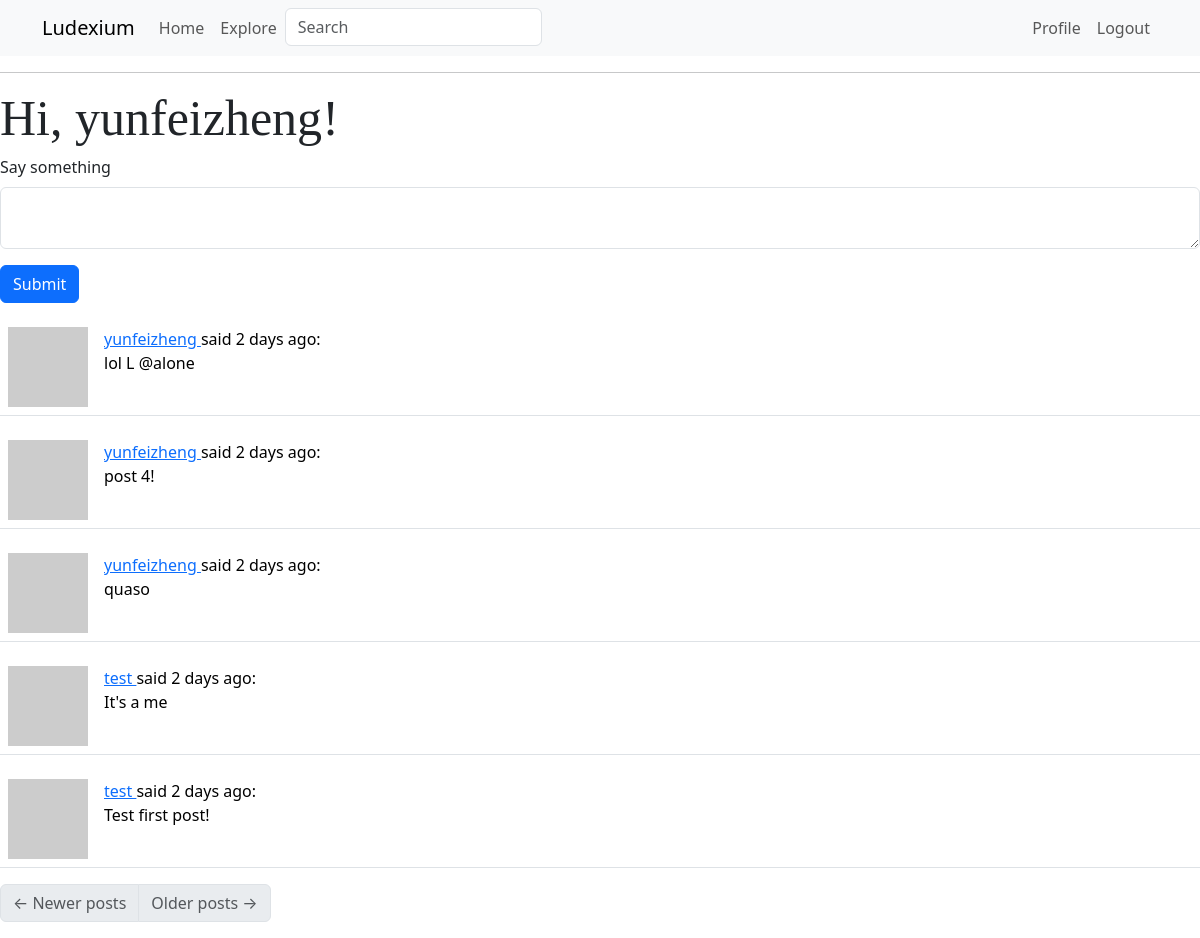
The app's page /index (signed in) with its own data.
### app/models.py (models this page shows, shortened)
class User(UserMixin, db.Model):
    id: so.Mapped[int] = so.mapped_column(primary_key=True)
    username: so.Mapped[str] = so.mapped_column(sa.String(64), index=True, unique=True)
    email: so.Mapped[str] = so.mapped_column(sa.String(120), index=True, unique=True)
    password_hash: so.Mapped[Optional[str]] = so.mapped_column(sa.String(256))
    about_me: so.Mapped[Optional[str]] = so.mapped_column(sa.String(140))
    last_seen: so.Mapped[Optional[datetime]] = so.mapped_column(default=lambda: datetime.now(timezone.utc))
    played_games: so.WriteOnlyMapped['Game'] = so.relationship(
        secondary=played_games, primaryjoin=(played_games.c.player_id == id),
        back_populates='players')
    posts: so.WriteOnlyMapped['Post'] = so.relationship(back_populates='author')
    following: so.WriteOnlyMapped['User'] = so.relationship(
        secondary=followers, primaryjoin=(followers.c.follower_id == id),
        secondaryjoin=(followers.c.followed_id == id),
        back_populates='followers')
    followers: so.WriteOnlyMapped['User'] = so.relationship(
        secondary=followers, primaryjoin=(followers.c.followed_id == id),
        secondaryjoin=(followers.c.follower_id == id),
        back_populates='following')
    def avatar(self, size):
        digest = md5(self.email.lower().encode('utf-8')).hexdigest()
        return f'https://www.gravatar.com/avatar/{digest}?d=identicon&s={size}'
    def following_posts(self):
        Author = so.aliased(User)
        Follower = so.aliased(User)
        return (
            sa.select(Post)
            .join(Post.author.of_type(Author))
            .join(Author.followers.of_type(Follower), isouter=True)
            .where(sa.or_(
                Follower.id == self.id,
                Author.id == self.id,
            ))
            .group_by(Post)
            .order_by(Post.timestamp.desc())
        )

class Post(db.Model):
    id: so.Mapped[int] = so.mapped_column(primary_key=True)
    body: so.Mapped[str] = so.mapped_column(sa.String(140))
    timestamp: so.Mapped[datetime] = so.mapped_column(index=True, default=lambda: datetime.now(timezone.utc))
    user_id: so.Mapped[int] = so.mapped_column(sa.ForeignKey(User.id), index=True)
    author: so.Mapped[User] = so.relationship(back_populates='posts')

### app/routes.py (the view)
@app.route('/', methods=['GET', 'POST'])
@app.route('/index', methods=['GET', 'POST'])
@login_required
def index():
    form = PostForm()
    if form.validate_on_submit():
        post = Post(body=form.post.data, author=current_user)
        db.session.add(post)
        db.session.commit()
        flash('Your post is now live!')
        return redirect(url_for('index'))
    page = request.args.get('page', 1, type=int)
    posts = db.paginate(current_user.following_posts(), page=page, per_page=app.config['POSTS_PER_PAGE'], error_out=False)
    next_url = url_for('index', page=posts.next_num) if posts.has_next else None
    prev_url = url_for('index', page=posts.prev_num) if posts.has_prev else None
    return render_template('index.html', title='Home', form=form, posts=posts.items,
                           next_url=next_url, prev_url=prev_url)

### app/forms.py
class SearchForm(FlaskForm):
    q = StringField('Search', validators=[DataRequired()])
    def __init__(self, *args, **kwargs):
        if 'formdata' not in kwargs:
            kwargs['formdata'] = request.args
        if 'meta' not in kwargs:
            kwargs['meta'] = {'csrf': False}
        super(SearchForm, self).__init__(*args, **kwargs)

class PostForm(FlaskForm):
    post = TextAreaField('Say something', validators=[
        DataRequired(), Length(min=1, max=140)])
    submit = SubmitField('Submit')

### app/models.py (called while the page is built)
@login.user_loader
def load_user(id):
    return db.session.get(User, int(id))

### app/routes.py (called while the page is built)
@app.before_request
def before_request():
    if current_user.is_authenticated:
        current_user.last_seen = datetime.now(timezone.utc)
        g.search_form = SearchForm()
        db.session.commit()

### app/templates/index.html (shortened to what this page needs)
{% extends "base.html" %}
{% import "bootstrap_wtf.html" as wtf %}
{% block content %}
    <h1>Hi, {{ current_user.username }}!</h1>
    {% if form %}
    {{ wtf.quick_form(form) }}
    {% endif %}
    {% for post in posts %}
        {% include '_post.html' %}
    {% endfor %}
    <nav aria-label="Post navigation">
        <ul class="pagination">
            <li class="page-item{% if not prev_url %} disabled{% endif %}">
                <a class="page-link" href="{{ prev_url }}">
                    <span aria-hidden="true">&larr;</span> Newer posts
                </a>
            </li>
            <li class="page-item{% if not next_url %} disabled{% endif %}">
                <a class="page-link" href="{{ next_url }}">
                    Older posts <span aria-hidden="true">&rarr;</span>
                </a>
            </li>
        </ul>
    </nav>
{% endblock %}

### app/templates/_post.html
<table class="table table-hover">
    <tr>
        <td width="70px">
            <a href="{{ url_for('user', username=post.author.username) }}">
                <img src="{{ post.author.avatar(70) }}" />
            </a>
        </td>
        <td>
            <a href="{{ url_for('user', username=post.author.username) }}">
                {{ post.author.username }}
            </a>
            said {{ moment(post.timestamp).fromNow() }}:
            <br>
            {{ post.body }}
        </td>
    </tr>
</table>

### app/templates/index.html (style rules this page uses)
h1 { font: 50px red Arial }

### records on screen
User: username "yunfeizheng"
Post: author.username "yunfeizheng", timestamp "2 days ago", body "lol L @alone"
Post: author.username "yunfeizheng", timestamp "2 days ago", body "post 4!"
Post: author.username "yunfeizheng", timestamp "2 days ago", body "quaso"
Post: author.username "test", timestamp "2 days ago", body "It's a me"
Post: author.username "test", timestamp "2 days ago", body "Test first post!"

### other values on screen
{{ 'Home' }} "Home"
{{ 'Explore' }} "Explore"
{{ 'Profile' }} "Profile"
{{ 'Logout' }} "Logout"
{{ field.label(class='form-label') }} "Say something"
